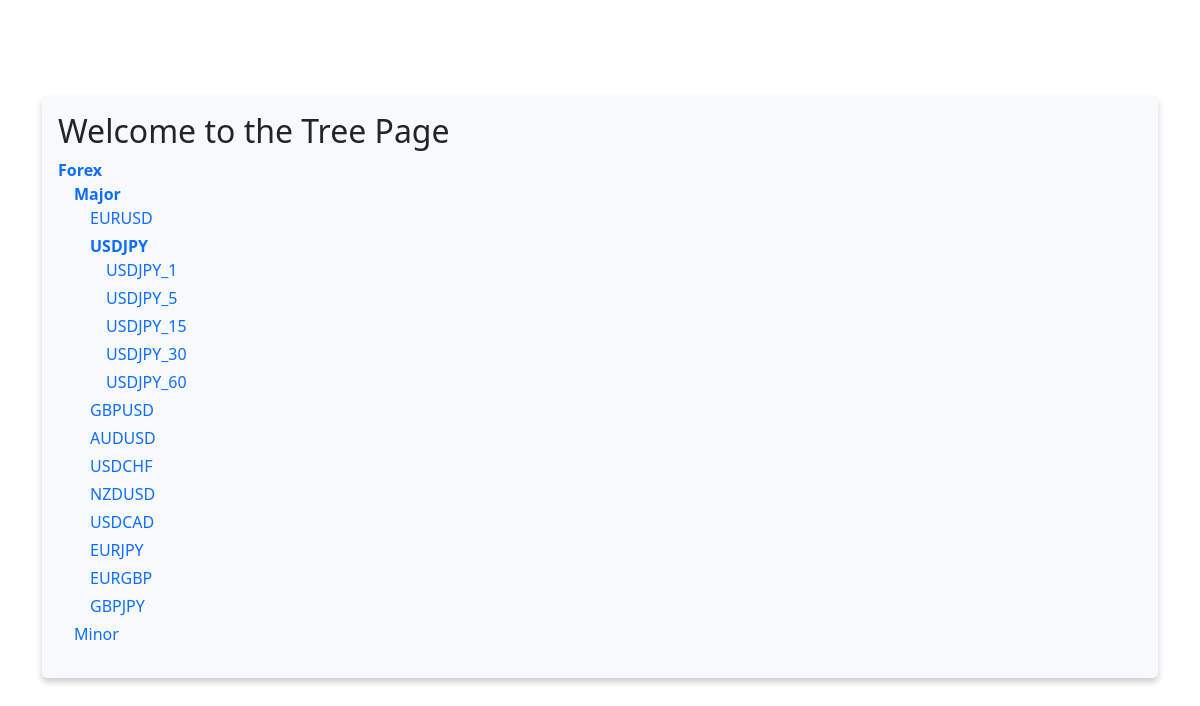
Screenshot of /tree_menu/?&main_menu=974 with the database file from the repository.
### tree_menu/models.py (models this page shows, shortened)
class MenuItem(models.Model):
    title = models.CharField(max_length=255, verbose_name='Menu item title')
    slug = models.SlugField(max_length=255, verbose_name="Menu item slug")
    menu = models.ForeignKey(
        Menu, blank=True, related_name='items', on_delete=models.CASCADE
    )
    parent = models.ForeignKey(
        'self', blank=True, null=True, related_name='childrens', on_delete=models.CASCADE
    )
    class Meta:
        verbose_name = 'Menu item'
        verbose_name_plural = 'Menu items'

### tree_menu/views.py (the view)
# urls.py: path('tree_menu/', IndexPageView.as_view(), name='index')
class IndexPageView(TemplateView):
    template_name = "tree_menu/index.html"
    def get_context_data(self, **kwargs) -> dict:
        context = super().get_context_data(**kwargs)
        context['menu'] = Menu.objects.filter(slug='main_menu').first()
        return context
    def get(self, request: HttpRequest, *args, **kwargs) -> HttpResponse:
        response = super().get(request, *args, **kwargs)
        print("Number of database queries: ", len(connection.queries))
        return response

### tree_menu/templatetags/draw_menu.py (called while the page is built)
def build_querystring(context: Context, menu: str) -> str:
    querystring_args = []
    for key in context['request'].GET:
        if key != menu:
            querystring_args.append(f"{key}={context['request'].GET[key]}")
    querystring = '&'.join(querystring_args)
    return querystring

def get_child_items(items_values, current_item_id, selected_item_id_list):
    item_list = [item for item in items_values.filter(parent_id=current_item_id)]
    for item in item_list:
        if item['id'] in selected_item_id_list:
            item['child_items'] = get_child_items(items_values, item['id'], selected_item_id_list)
    return item_list

def get_selected_item_id_list(parent: MenuItem, primary_item: List[MenuItem], selected_item_id: int) -> List[int]:
    selected_item_id_list = []
    while parent:
        selected_item_id_list.append(parent.id)
        parent = parent.parent
    if not selected_item_id_list:
        for item in primary_item:
            if item.id == selected_item_id:
                selected_item_id_list.append(selected_item_id)
    return selected_item_id_list

### templates/tree_menu/index.html (shortened to what this page needs)
{% extends 'base.html' %}
{% load draw_menu %}
{% block content %}
<h2> Welcome to the Tree Page </h2>
{% if menu %}
    {% draw_menu 'main_menu' %}
{% else %}
    <p>Меню не найдено.</p>
{% endif %}
{% endblock %}

### templates/tree_menu/tree_menu.html
<ul class="list-unstyled">
    {% for item in items %}
        <li class="mb-1">
            <a href="?{{ other_querystring }}&{{ menu }}={{ item.id }}" class="text-decoration-none {% if item.child_items %}fw-bold{% endif %}">{{ item.title }}</a>
            {% with item.child_items as children %}
                {% if children %}
                    <ul class="list-unstyled ms-3">
                        {% include 'tree_menu/tree_menu.html' with items=children menu=menu other_querystring=other_querystring %}
                    </ul>
                {% endif %}
            {% endwith %}
        </li>
    {% endfor %}
</ul>

### templates/base.html (style rules this page uses)
body { padding-top: 5rem; }

### rows the page displays
MenuItem: title "Forex"
MenuItem: title "Major"
MenuItem: title "EURUSD"
MenuItem: title "USDJPY"
MenuItem: title "USDJPY_1"
MenuItem: title "USDJPY_5"
MenuItem: title "USDJPY_15"
MenuItem: title "USDJPY_30"
MenuItem: title "USDJPY_60"
MenuItem: title "GBPUSD"
MenuItem: title "AUDUSD"
MenuItem: title "USDCHF"
MenuItem: title "NZDUSD"
MenuItem: title "USDCAD"
MenuItem: title "EURJPY"
MenuItem: title "EURGBP"
MenuItem: title "GBPJPY"
MenuItem: title "Minor"
